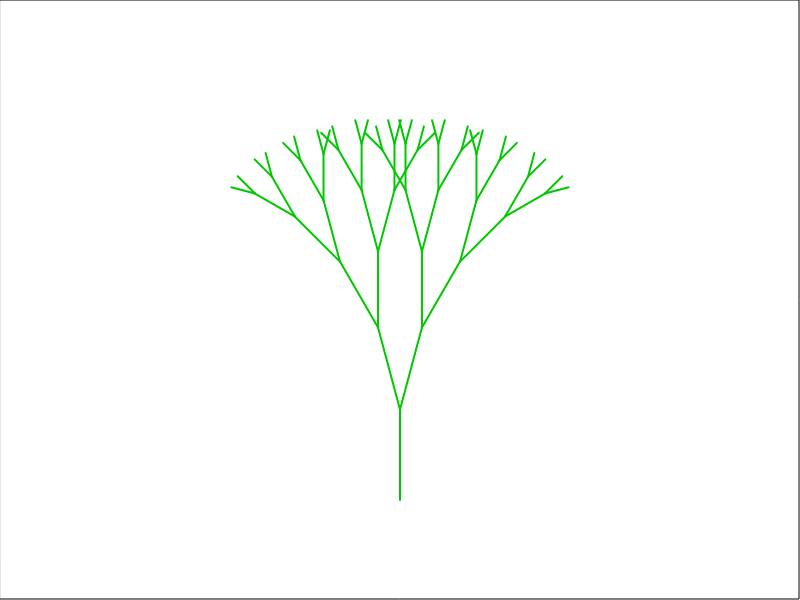
Frame 1 (no input)
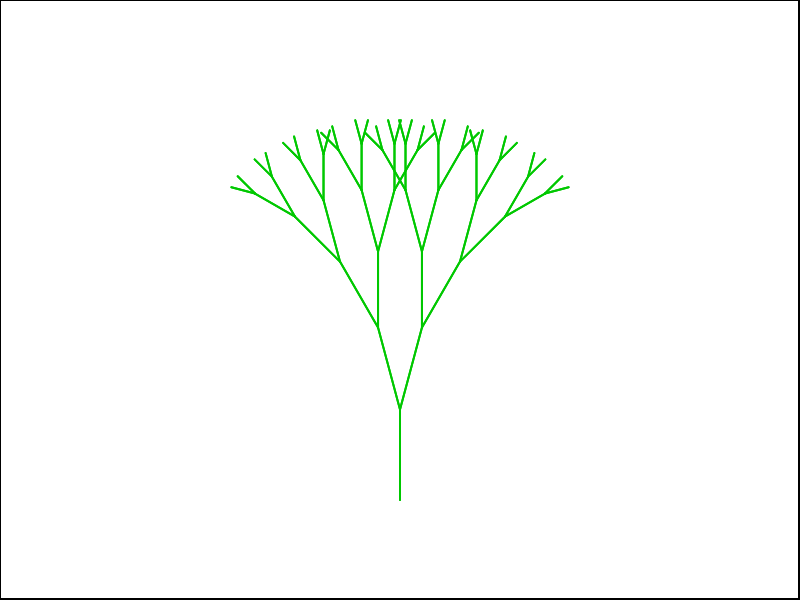
Frame 2 (the mouse pressed at the canvas centre, redrawn once)

The p5.js sketch that drew these frames (run headless with seeded random() and noise() and a simulated clock; the mouse was pressed at the canvas centre and the sketch redrawn once):

// p5.js sketch
// ── sketch.js
function setup() {
	createCanvas(800, 600);
	background('white');
	noLoop();
	angleMode(DEGREES);
}

function draw() {
	noFill(); stroke(0); rect(0, 0, 799, 599);
	stroke(0, 200, 0);
	// strokeWeight decreased to 2 from 4
	strokeWeight(2);

	// start tree at (400, 500)
	// pointing straight up with a stated depth

	tree(400, 500, 0, 6); 
}

// tree function takes coordinates of tree, angle, and current depth

function tree(x1, y1, angle, depth) {

	// length of branch
	// using tanh/4, for depths of 5 or below, function falls smoothly
	var length = 100 * Math.tanh(depth/4);

	// use angle to calculate endpoint of branch
	var x2 = x1 - (length * sin(angle));
	var y2 = y1 - (length * cos(angle));

	// this draws the tree trunk - straight up, angle starts at 0
	line(x1, y1, x2, y2);

	// new trees (branches) at angle +/- 15 degrees 
	// positioned at end of branch
	if(depth > 1) {
		tree(x2, y2, angle + 15, depth - 1);
		tree(x2, y2, angle - 15, depth - 1);
	}
}
